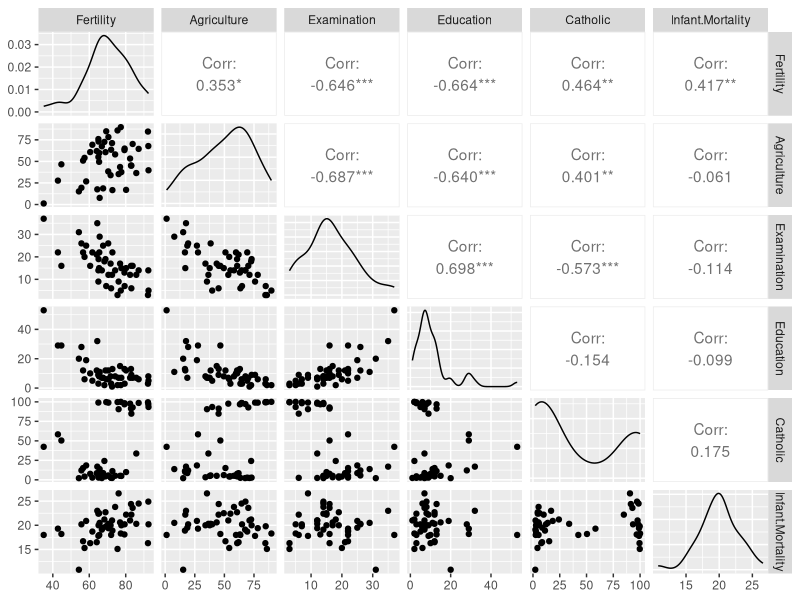
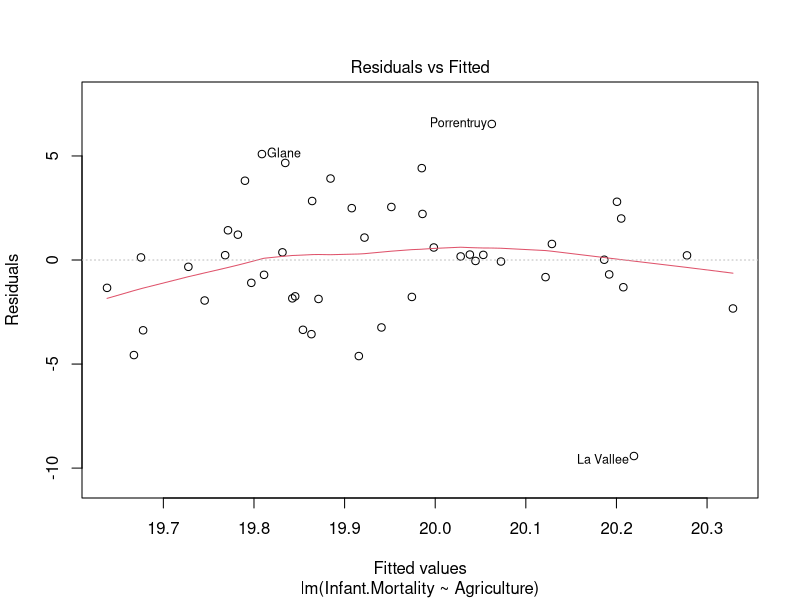
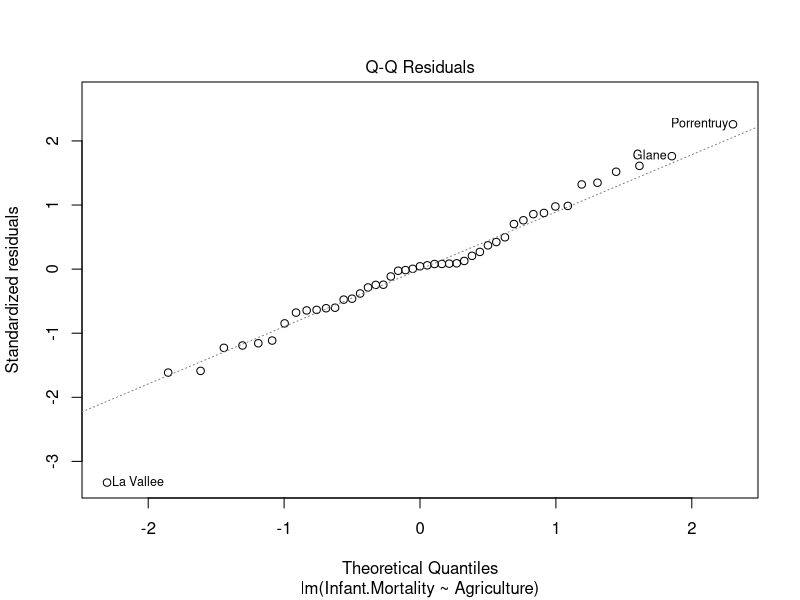
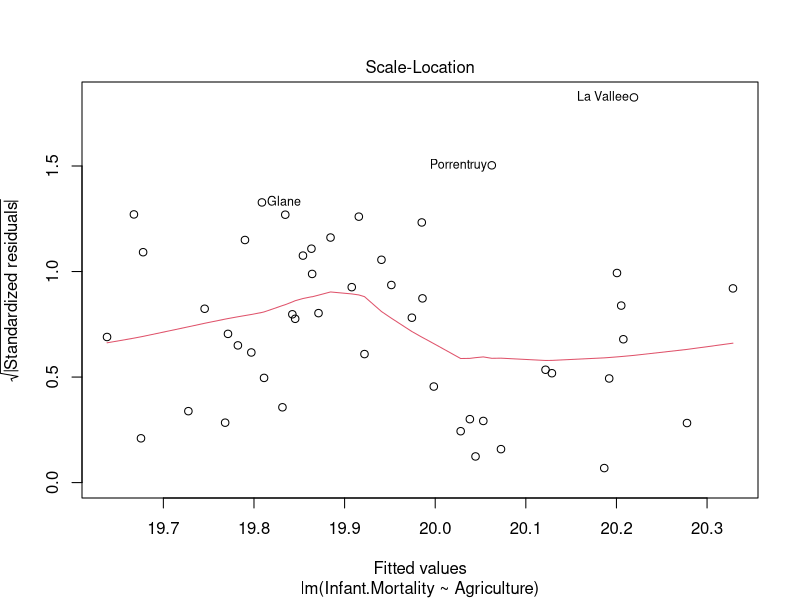
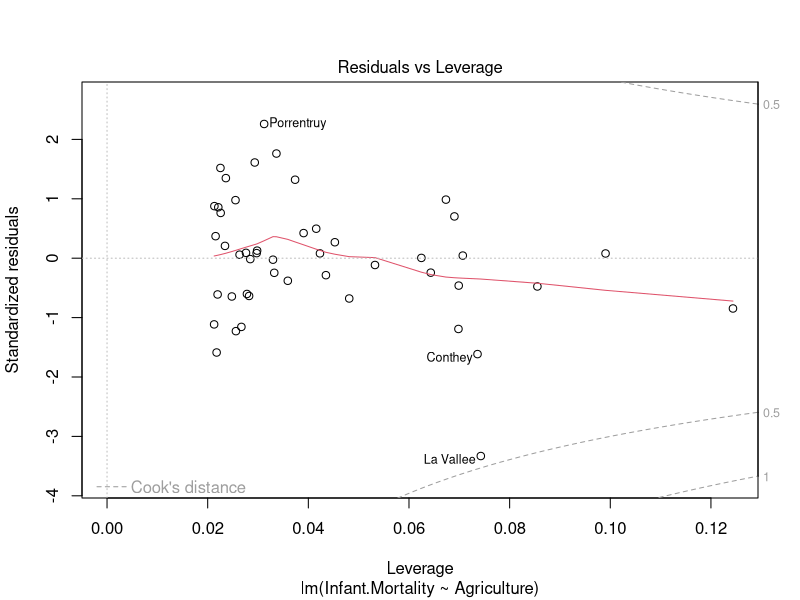
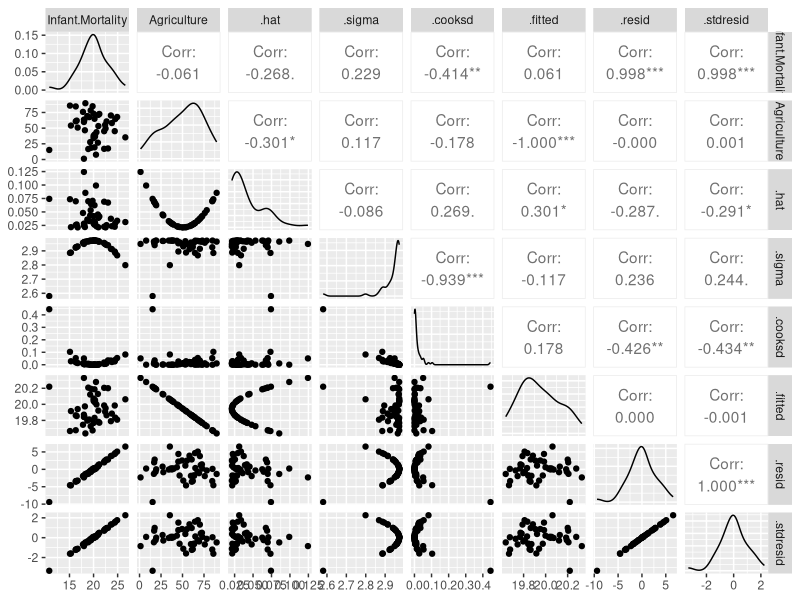
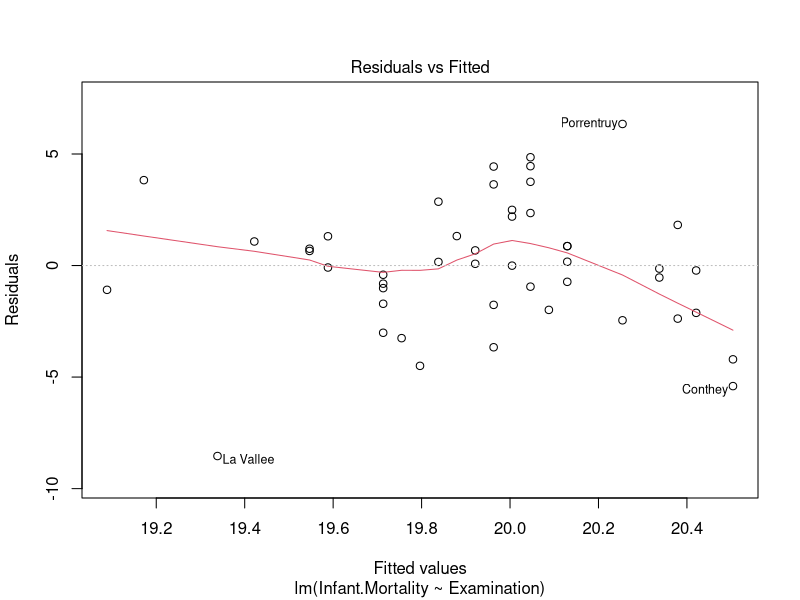
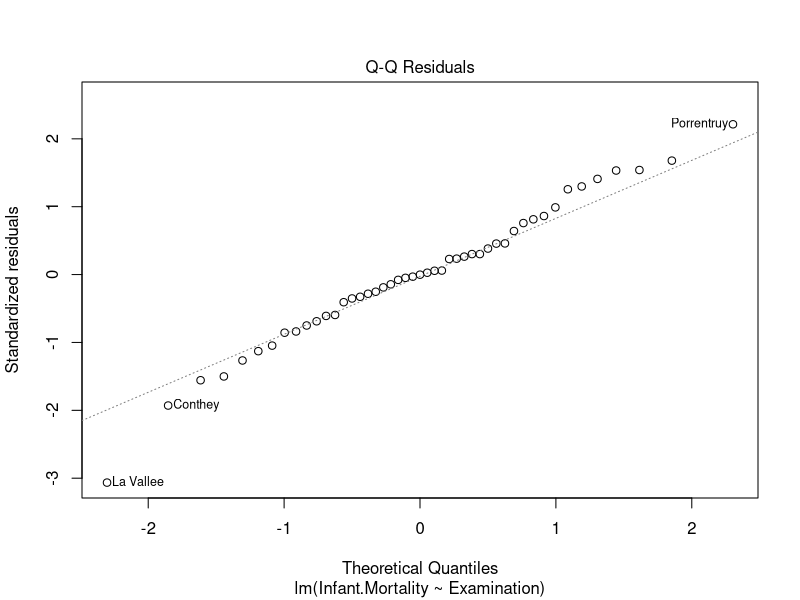

Write the R code that produced these figures, in order.
library("lmtest")
library("GGally")

data = swiss
help(swiss)

data
summary(data)
ggpairs(data)

mean(swiss$Agriculture)
var(swiss$Agriculture)
sd(swiss$Agriculture)
mean(swiss$Examination)
var(swiss$Examination)
sd(swiss$Examination)

model1 <- lm(Infant.Mortality~Agriculture, data = swiss)
plot(model1)
ggpairs(model1)
model2 <- lm(Infant.Mortality~Examination, data = swiss)
plot(model2)
ggpairs(model2)

summary(model1)$r.squared
summary(model2)$r.squared

summary(model1)$coefficients
summary(model2)$coefficients